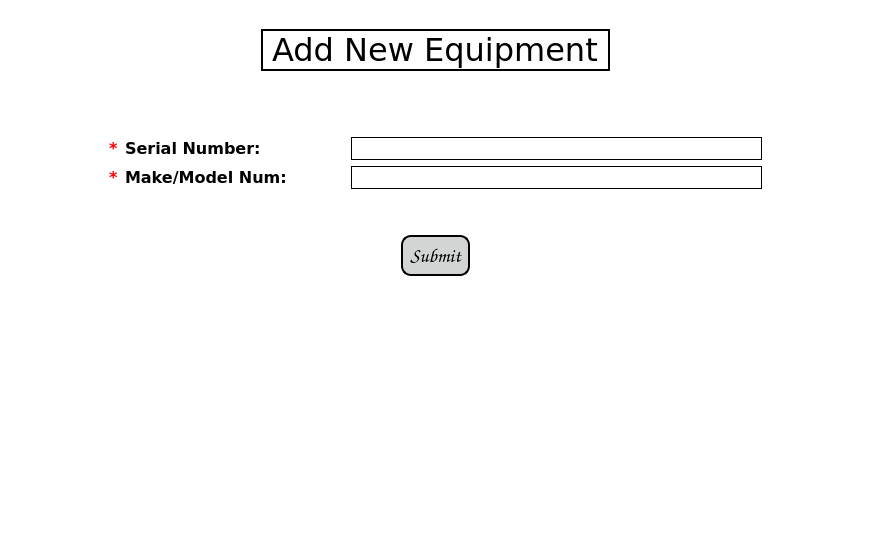
<?xml version="1.0" encoding="UTF-8"?>
<ui version="4.0">
 <class>addEquipmentPage</class>
 <widget class="QMainWindow" name="addEquipmentPage">
  <property name="geometry">
   <rect>
    <x>0</x>
    <y>0</y>
    <width>871</width>
    <height>548</height>
   </rect>
  </property>
  <property name="windowTitle">
   <string>Add new equipment</string>
  </property>
  <property name="styleSheet">
   <string notr="true">background-color: rgb(255, 255, 255);</string>
  </property>
  <widget class="QWidget" name="centralwidget">
   <layout class="QVBoxLayout" name="verticalLayout_13">
    <item>
     <spacer name="horizontalSpacer_82">
      <property name="orientation">
       <enum>Qt::Horizontal</enum>
      </property>
      <property name="sizeHint" stdset="0">
       <size>
        <width>844</width>
        <height>20</height>
       </size>
      </property>
     </spacer>
    </item>
    <item alignment="Qt::AlignHCenter">
     <widget class="QLabel" name="headerLabel">
      <property name="maximumSize">
       <size>
        <width>16777215</width>
        <height>50</height>
       </size>
      </property>
      <property name="font">
       <font>
        <family>Verdana</family>
        <pointsize>24</pointsize>
       </font>
      </property>
      <property name="frameShape">
       <enum>QFrame::WinPanel</enum>
      </property>
      <property name="text">
       <string>Add New Equipment</string>
      </property>
     </widget>
    </item>
    <item>
     <spacer name="horizontalSpacer_69">
      <property name="orientation">
       <enum>Qt::Horizontal</enum>
      </property>
      <property name="sizeHint" stdset="0">
       <size>
        <width>844</width>
        <height>20</height>
       </size>
      </property>
     </spacer>
    </item>
    <item>
     <layout class="QHBoxLayout" name="horizontalLayout_28">
      <item>
       <spacer name="horizontalSpacer_70">
        <property name="orientation">
         <enum>Qt::Horizontal</enum>
        </property>
        <property name="sizeType">
         <enum>QSizePolicy::Fixed</enum>
        </property>
        <property name="sizeHint" stdset="0">
         <size>
          <width>100</width>
          <height>20</height>
         </size>
        </property>
       </spacer>
      </item>
      <item>
       <layout class="QVBoxLayout" name="verticalLayout_11">
        <item>
         <spacer name="verticalSpacer_11">
          <property name="orientation">
           <enum>Qt::Vertical</enum>
          </property>
          <property name="sizeHint" stdset="0">
           <size>
            <width>20</width>
            <height>10</height>
           </size>
          </property>
         </spacer>
        </item>
        <item>
         <layout class="QVBoxLayout" name="verticalLayout_12">
          <item>
           <layout class="QHBoxLayout" name="horizontalLayout_29">
            <item>
             <widget class="QLabel" name="label">
              <property name="font">
               <font>
                <family>Verdana</family>
                <pointsize>12</pointsize>
                <weight>75</weight>
                <bold>true</bold>
               </font>
              </property>
              <property name="styleSheet">
               <string notr="true">color: rgb(255, 0, 0);</string>
              </property>
              <property name="text">
               <string>*</string>
              </property>
             </widget>
            </item>
            <item>
             <widget class="QLabel" name="serialLabel">
              <property name="sizePolicy">
               <sizepolicy hsizetype="Expanding" vsizetype="Expanding">
                <horstretch>0</horstretch>
                <verstretch>0</verstretch>
               </sizepolicy>
              </property>
              <property name="maximumSize">
               <size>
                <width>220</width>
                <height>16777215</height>
               </size>
              </property>
              <property name="font">
               <font>
                <family>Verdana</family>
                <pointsize>12</pointsize>
                <weight>75</weight>
                <bold>true</bold>
               </font>
              </property>
              <property name="text">
               <string>Serial Number:</string>
              </property>
             </widget>
            </item>
            <item>
             <widget class="QLineEdit" name="serialLine">
              <property name="sizePolicy">
               <sizepolicy hsizetype="Expanding" vsizetype="Fixed">
                <horstretch>0</horstretch>
                <verstretch>0</verstretch>
               </sizepolicy>
              </property>
              <property name="maximumSize">
               <size>
                <width>16777215</width>
                <height>16777215</height>
               </size>
              </property>
              <property name="font">
               <font>
                <family>Verdana</family>
                <pointsize>12</pointsize>
               </font>
              </property>
              <property name="styleSheet">
               <string notr="true">background-color: rgb(255, 255, 255);
border: 1px solid black;
</string>
              </property>
             </widget>
            </item>
           </layout>
          </item>
          <item>
           <layout class="QHBoxLayout" name="horizontalLayout_30">
            <item>
             <widget class="QLabel" name="label_2">
              <property name="font">
               <font>
                <family>Verdana</family>
                <pointsize>12</pointsize>
                <weight>75</weight>
                <bold>true</bold>
               </font>
              </property>
              <property name="styleSheet">
               <string notr="true">color: rgb(255, 0, 0);</string>
              </property>
              <property name="text">
               <string>*</string>
              </property>
             </widget>
            </item>
            <item>
             <widget class="QLabel" name="makeModelLabel">
              <property name="sizePolicy">
               <sizepolicy hsizetype="Expanding" vsizetype="Expanding">
                <horstretch>0</horstretch>
                <verstretch>0</verstretch>
               </sizepolicy>
              </property>
              <property name="maximumSize">
               <size>
                <width>220</width>
                <height>16777215</height>
               </size>
              </property>
              <property name="font">
               <font>
                <family>Verdana</family>
                <pointsize>12</pointsize>
                <weight>75</weight>
                <bold>true</bold>
               </font>
              </property>
              <property name="text">
               <string>Make/Model Num:</string>
              </property>
             </widget>
            </item>
            <item>
             <widget class="QLineEdit" name="modelLine">
              <property name="sizePolicy">
               <sizepolicy hsizetype="Expanding" vsizetype="Fixed">
                <horstretch>0</horstretch>
                <verstretch>0</verstretch>
               </sizepolicy>
              </property>
              <property name="maximumSize">
               <size>
                <width>16777215</width>
                <height>16777215</height>
               </size>
              </property>
              <property name="font">
               <font>
                <family>Verdana</family>
                <pointsize>12</pointsize>
               </font>
              </property>
              <property name="styleSheet">
               <string notr="true">background-color: rgb(255, 255, 255);
border: 1px solid black;
</string>
              </property>
             </widget>
            </item>
           </layout>
          </item>
          <item>
           <layout class="QHBoxLayout" name="horizontalLayout_31"/>
          </item>
         </layout>
        </item>
        <item>
         <spacer name="verticalSpacer_12">
          <property name="orientation">
           <enum>Qt::Vertical</enum>
          </property>
          <property name="sizeHint" stdset="0">
           <size>
            <width>20</width>
            <height>10</height>
           </size>
          </property>
         </spacer>
        </item>
       </layout>
      </item>
      <item>
       <spacer name="horizontalSpacer_81">
        <property name="orientation">
         <enum>Qt::Horizontal</enum>
        </property>
        <property name="sizeType">
         <enum>QSizePolicy::Fixed</enum>
        </property>
        <property name="sizeHint" stdset="0">
         <size>
          <width>100</width>
          <height>20</height>
         </size>
        </property>
       </spacer>
      </item>
     </layout>
    </item>
    <item>
     <layout class="QHBoxLayout" name="horizontalLayout_27">
      <item>
       <spacer name="horizontalSpacer_53">
        <property name="orientation">
         <enum>Qt::Horizontal</enum>
        </property>
        <property name="sizeHint" stdset="0">
         <size>
          <width>40</width>
          <height>20</height>
         </size>
        </property>
       </spacer>
      </item>
      <item>
       <spacer name="horizontalSpacer_66">
        <property name="orientation">
         <enum>Qt::Horizontal</enum>
        </property>
        <property name="sizeHint" stdset="0">
         <size>
          <width>40</width>
          <height>20</height>
         </size>
        </property>
       </spacer>
      </item>
      <item>
       <widget class="QPushButton" name="equipmentSubmitButton">
        <property name="sizePolicy">
         <sizepolicy hsizetype="Fixed" vsizetype="Fixed">
          <horstretch>0</horstretch>
          <verstretch>0</verstretch>
         </sizepolicy>
        </property>
        <property name="font">
         <font>
          <family>Comic Sans MS</family>
          <pointsize>-1</pointsize>
          <weight>75</weight>
          <italic>false</italic>
          <bold>true</bold>
         </font>
        </property>
        <property name="styleSheet">
         <string notr="true">QPushButton{
background-color: rgb(211, 213, 213);
color:black;
border-style:outset;
border-width:2px;
border-radius:10px;
border-color: black;
font:bold 20px;
padding: 6;
}

QPushButton:hover{
background-color: rgb(83, 82, 82);
color: white;
}

QPushButton:pressed{
background-color: white;
}
</string>
        </property>
        <property name="text">
         <string>Submit</string>
        </property>
       </widget>
      </item>
      <item>
       <spacer name="horizontalSpacer_67">
        <property name="orientation">
         <enum>Qt::Horizontal</enum>
        </property>
        <property name="sizeHint" stdset="0">
         <size>
          <width>40</width>
          <height>20</height>
         </size>
        </property>
       </spacer>
      </item>
      <item>
       <spacer name="horizontalSpacer_68">
        <property name="orientation">
         <enum>Qt::Horizontal</enum>
        </property>
        <property name="sizeHint" stdset="0">
         <size>
          <width>40</width>
          <height>20</height>
         </size>
        </property>
       </spacer>
      </item>
     </layout>
    </item>
    <item>
     <spacer name="verticalSpacer_2">
      <property name="orientation">
       <enum>Qt::Vertical</enum>
      </property>
      <property name="sizeHint" stdset="0">
       <size>
        <width>20</width>
        <height>88</height>
       </size>
      </property>
     </spacer>
    </item>
    <item>
     <spacer name="verticalSpacer">
      <property name="orientation">
       <enum>Qt::Vertical</enum>
      </property>
      <property name="sizeHint" stdset="0">
       <size>
        <width>20</width>
        <height>112</height>
       </size>
      </property>
     </spacer>
    </item>
   </layout>
  </widget>
 </widget>
 <resources/>
 <connections/>
</ui>
